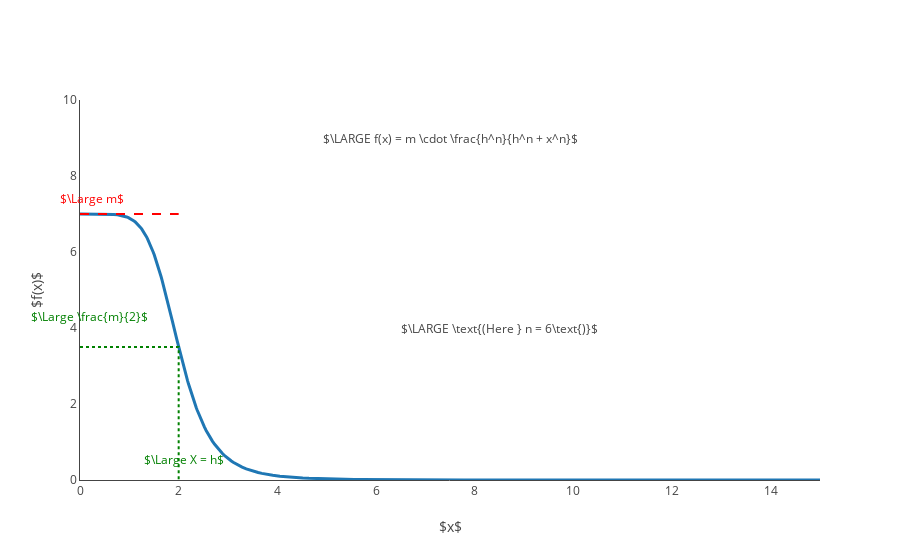

This figure's notebook cell:
### Markdown cell above
# A decreasing sigmoid function

This one has a backwards “S” shape. Like the de-saturating function, it *decreases* from its initial (maximum) level down to near zero. However, this one starts out flat (horizontal) for low $x$ values, then curves *downward*, before leveling off. 

Parameters:
 - $m =$ the initial (***maximum***) level, the value of $f(x)$ at $x = 0$
 - $h =$ the ***half-saturation point***, the $x$ value at which $f(x) = \frac{1}{2}m$
 - $n =$ the exponent, which controls the ***steepness*** of the transition from high values to low values

### Code cell
xmax=15
m = 7
h = 2
n = 6
def f(x): return m * h**n / (h**n + x**n)

figure, plot = pm.make_figure()
figure.layout.update(showlegend=False)
plot.axes_ranges((0, xmax), (0, 10))
plot.axes_labels("$x$", "$f(x)$")
plot.function(f, (0, xmax), line_width=3)
plot.text(r"$\LARGE f(x) = m \cdot \frac{h^n}{h^n + x^n}$", (xmax/2, 9))
plot.text(fr"$\LARGE \text{{(Here }} n = {n}\text{{)}}$", ((h + xmax)/2, 4))
plot.lines(((0, m), (h, m)), color="red", line_dash="dash")
plot.text(r"$\Large m$", (0.25, m + 0.4), color="red")
plot.lines(((0, m/2), (h, m/2), (h, 0)), color="green", line_dash="dot")
plot.text(r"$\Large X = h$", (h + 0.1, 0.55), color="green")
plot.text(r"$\Large \frac{m}{2}$", (0.2, m/2 + 0.8), color="green")

figure

### Figure 1 — Plotly figure (JSON) as saved in the notebook; plotly's stock layout.template omitted (floating-point values rounded to 4 significant figures; data arrays with more than 128 entries replaced by an {"elided": "..."} marker saying what was removed)
{"data": [{"line": {"shape": "linear", "smoothing": 0, "width": 3}, "mode": "lines", "type": "scatter", "x": {"elided": "170 float values"}, "xaxis": "x", "y": {"elided": "170 float values"}, "yaxis": "y"}, {"line": {"color": "red", "dash": "dash", "shape": "linear", "smoothing": 0}, "mode": "lines", "type": "scatter", "x": [0, 2], "xaxis": "x", "y": [7, 7], "yaxis": "y"}, {"line": {"color": "green", "dash": "dot", "shape": "linear", "smoothing": 0}, "mode": "lines", "type": "scatter", "x": [0, 2, 2], "xaxis": "x", "y": [3.5, 3.5, 0], "yaxis": "y"}], "layout": {"annotations": [{"showarrow": false, "text": "$\\LARGE f(x) = m \\cdot \\frac{h^n}{h^n + x^n}$", "x": 7.5, "xref": "x", "y": 9, "yref": "y"}, {"showarrow": false, "text": "$\\LARGE \\text{(Here } n = 6\\text{)}$", "x": 8.5, "xref": "x", "y": 4, "yref": "y"}, {"font": {"color": "red"}, "showarrow": false, "text": "$\\Large m$", "x": 0.25, "xref": "x", "y": 7.4, "yref": "y"}, {"font": {"color": "green"}, "showarrow": false, "text": "$\\Large X = h$", "x": 2.1, "xref": "x", "y": 0.55, "yref": "y"}, {"font": {"color": "green"}, "showarrow": false, "text": "$\\Large \\frac{m}{2}$", "x": 0.2, "xref": "x", "y": 4.3, "yref": "y"}], "showlegend": false, "xaxis": {"anchor": "y", "domain": [0, 1], "range": [0, 15], "title": {"text": "$x$"}}, "yaxis": {"anchor": "x", "domain": [0, 1], "range": [0, 10], "title": {"text": "$f(x)$"}}}}
